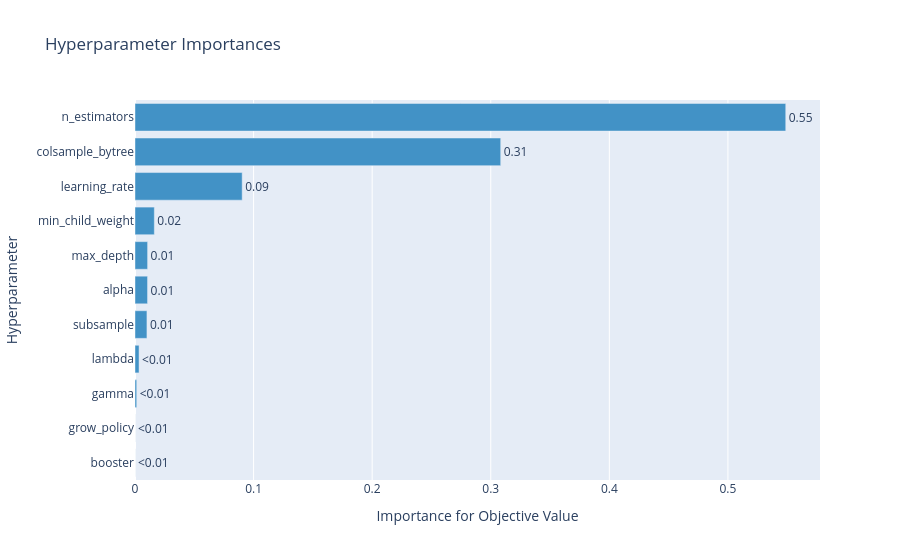

Source (notebook cell):
### Code cell
optuna.visualization.plot_param_importances(study)

### Figure 1 — Plotly figure (JSON) as saved in the notebook; plotly's stock layout.template omitted (floating-point values rounded to 4 significant figures)
{"data": [{"cliponaxis": false, "hovertemplate": ["booster (CategoricalDistribution): 0.0<extra></extra>", "grow_policy (CategoricalDistribution): 0.0<extra></extra>", "gamma (FloatDistribution): 0.0014440426375970654<extra></extra>", "lambda (FloatDistribution): 0.0034191623799273434<extra></extra>", "subsample (FloatDistribution): 0.010068918140016342<extra></extra>", "alpha (FloatDistribution): 0.010581283045360457<extra></extra>", "max_depth (IntDistribution): 0.010630935873138807<extra></extra>", "min_child_weight (IntDistribution): 0.01629850553045653<extra></extra>", "learning_rate (FloatDistribution): 0.09038736306113965<extra></extra>", "colsample_bytree (FloatDistribution): 0.30839412540507877<extra></extra>", "n_estimators (IntDistribution): 0.548775663927285<extra></extra>"], "marker": {"color": "rgb(66,146,198)"}, "orientation": "h", "text": ["<0.01", "<0.01", "<0.01", "<0.01", "0.01", "0.01", "0.01", "0.02", "0.09", "0.31", "0.55"], "textposition": "outside", "type": "bar", "x": [0, 0, 0.001444, 0.003419, 0.01007, 0.01058, 0.01063, 0.0163, 0.09039, 0.3084, 0.5488], "y": ["booster", "grow_policy", "gamma", "lambda", "subsample", "alpha", "max_depth", "min_child_weight", "learning_rate", "colsample_bytree", "n_estimators"]}], "layout": {"showlegend": false, "title": {"text": "Hyperparameter Importances"}, "xaxis": {"title": {"text": "Importance for Objective Value"}}, "yaxis": {"title": {"text": "Hyperparameter"}}}}
